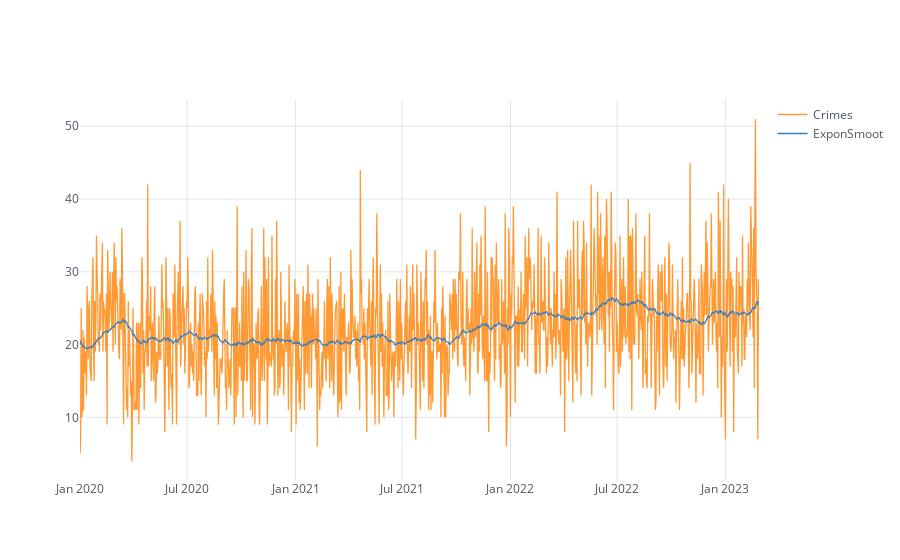

The cell this chart's notebook holds for it:
### Code cell
df.iplot()

### Figure 1 — Plotly figure (JSON) as saved in the notebook; plotly's stock layout.template omitted (floating-point values rounded to 4 significant figures; data arrays with more than 128 entries replaced by an {"elided": "..."} marker saying what was removed)
{"data": [{"line": {"color": "rgba(255, 153, 51, 1.0)", "dash": "solid", "shape": "linear", "width": 1.3}, "mode": "lines", "name": "Crimes", "text": "", "type": "scatter", "x": {"elided": "1154 str values"}, "y": {"elided": "1154 int values"}}, {"line": {"color": "rgba(55, 128, 191, 1.0)", "dash": "solid", "shape": "linear", "width": 1.3}, "mode": "lines", "name": "ExponSmoot", "text": "", "type": "scatter", "x": {"elided": "1154 str values"}, "y": {"elided": "1154 float values"}}], "layout": {"autosize": true, "legend": {"bgcolor": "#FFFFFF", "font": {"color": "#4D5663"}}, "paper_bgcolor": "#FFFFFF", "plot_bgcolor": "#FFFFFF", "title": {"font": {"color": "#4D5663"}}, "xaxis": {"autorange": true, "gridcolor": "#E1E5ED", "range": ["2020-01-01", "2023-02-27"], "showgrid": true, "tickfont": {"color": "#4D5663"}, "title": {"font": {"color": "#4D5663"}, "text": ""}, "type": "date", "zerolinecolor": "#E1E5ED"}, "yaxis": {"autorange": true, "gridcolor": "#E1E5ED", "range": [1.389, 53.61], "showgrid": true, "tickfont": {"color": "#4D5663"}, "title": {"font": {"color": "#4D5663"}, "text": ""}, "type": "linear", "zerolinecolor": "#E1E5ED"}}}
